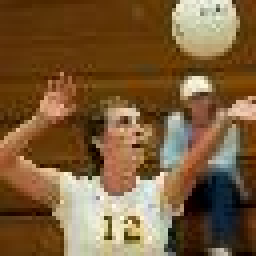
%> input picture test_42.JPEG, 64 x 64 px (shown 4 times larger)
$ octave demo_paper1.m   (GNU Octave 9; MATLAB toolbox functions it lacks are replaced by stand-ins)
%> lines starting %> are read from the running program, lines starting %| are printed output that depends on the picture
### ISTA_FISTA/build_A_matrix_for_blur.m
function [A,blur_kernel_two_dim] = build_A_matrix_for_blur(image_two_dim,initial_blur_kernal_two_dim)

% we will create the Matrix A for the blur problem , where A is the matrix in the cost function:

% \begin{equation}
% \hat{x} = argmin_x { || Ax - b ||^2 + \lambda ||x||_1 }
% \end{equation}

% we will build this A when we are given the kernel for blurring


disp('creating Matrix A for blur problem');

[row,col] = size(image_two_dim);


%%% we will create the blur kernel matrix


    [row_m, col_n ] = size(image_two_dim);
    A1 = zeros(row_m,col_n);
    [row_A, col_A ] = size(initial_blur_kernal_two_dim);
    A1(1:row_A,1:col_A) = initial_blur_kernal_two_dim;
    blur_kernel_two_dim = circshift(A1,[-floor(row_A/2),-floor(col_A/2)]);
 %%


A_row = zeros(row,row*col);
for i=0:row-1
    blur_kernel_two_dim_shift = circshift(blur_kernel_two_dim,[i,0]);
    A_row(i+1,:) = blur_kernel_two_dim_shift(:)';
end
for j=0:col-1
    A_row_shift = circshift(A_row,[0,j*row]);
    A(j*row+1:(j+1)*row,:) = A_row_shift;
end

### ISTA.m
function [output_image, cost_function_per_iter  , RMSE_per_iter , PSNR_per_iter] = ISTA(actual_image, A,b,x_initial,argument_struct, A_function)


%unpacking the parameters from the argument structure

%
to_use_fista = argument_struct.to_use_fista;
to_show = argument_struct.to_show;
l_regularization_parameter = argument_struct.l_regularization_parameter;
number_of_iterations = argument_struct.number_of_iterations;
tolerance_epsilon = argument_struct.tolerance_epsilon;

parameter_for_linesearch = argument_struct.parameter_for_linesearch ;
to_use_linesearch = argument_struct.to_use_linesearch ;
objective_function=argument_struct.objective_function ;
gradient_function = argument_struct.gradient_function ;
hessian_function = argument_struct.hessian_function ;


%initializing variables


A_transpose_A = A'*A;
%getting the Lipschitz constant
Lipschitz = max(eig(A_transpose_A));
l_inv = 1/Lipschitz;


%initializing
x_iter_k = x_initial;


cost_of_objective_function_given_x  = func(x_initial,b,A,l_regularization_parameter);


%building the variables to store cost function, RMSE, PSNR


cost_function_per_iter = cost_of_objective_function_given_x;
RMSE_per_iter = RMSE(actual_image, x_iter_k);
PSNR_per_iter = PSNR_ratio(actual_image, x_iter_k);


fprintf('%6s %9s %9s\n','iteration Count','Cost Function');
fprintf('%6i %9.2e %9.2e\n',0,cost_of_objective_function_given_x);
%starting the timer
tic;

%loop iteration for optimizing the cost function
for loop_count = 1:number_of_iterations
    %initialize variables
    x_iter_k_minus_1 = x_iter_k;

    degraded_image_vector = x_iter_k - l_inv*(A_transpose_A*x_iter_k-A'*b);

    x_iter_k = subplus(abs(degraded_image_vector)-l_regularization_parameter/Lipschitz) .* sign(degraded_image_vector); % shrinkage operation

       %to update the 3 variables to compare the iteration performance
       cost_function_per_iter = [cost_function_per_iter; func(x_iter_k,b,A,l_regularization_parameter)];
       RMSE_per_iter = [RMSE_per_iter ; RMSE(actual_image, x_iter_k)];
       PSNR_per_iter = [PSNR_per_iter ; PSNR_ratio(actual_image, x_iter_k)];

    if to_show > 0
        fprintf('%6i %9.2e %9.2e\n',loop_count,func(x_iter_k,b,A,l_regularization_parameter));
    end
    if norm(x_iter_k-x_iter_k_minus_1)/norm(x_iter_k_minus_1) < tolerance_epsilon
        fprintf('%6i %9.2e %9.2e\n',loop_count,func(x_iter_k,b,A,l_regularization_parameter));
        fprintf('  converged at %dth iterations\n',loop_count);
        break;
    end


end
toc;

% update return value
output_image = x_iter_k;


function cost_of_objective_function_given_x = func(x_iter_k,b,A,l_regularization_parameter)
    x_hat = b - A*x_iter_k;
cost_of_objective_function_given_x = 0.5*(x_hat)'*x_hat + l_regularization_parameter*sum(abs(x_iter_k));


% end

### building_calling_parameters.m
function [argument_struct] = building_calling_parameters(fun_obj ,c_constrained_ls )


    %this function just builds the parameters for the calling of the ISTA/FISTA

    argument_struct.parameter_for_linesearch = 0.5;
    argument_struct.to_use_linesearch = 1;        % 1 for linesearch, 2 for backtracking


    argument_struct.number_of_iterations = 5000;   %100  , 1000
    argument_struct.l_regularization_parameter = 0.01;
    argument_struct.tolerance_epsilon =  10^(-5);   %epsilon error in cost function allowed =10^(-5)

    argument_struct.objective_function = @objective_function_l1;
    argument_struct.gradient_function = @gradient_function_l1_grad;
    argument_struct.hessian_function = @hessian_function_l1_hessian;

    argument_struct.to_use_fista = 2        %valid optionss are 1 and 2
    argument_struct.constrained_least_square = c_constrained_ls;

    argument_struct.to_show = 0;  % 0 , 1 , 2 are the options , 0 by default , 1 showing log values, 2 plots figure and shows values too

### demo_paper1.m


% \begin{equation}
% \hat{x} = argmin_x { || Ax - b ||^2 + \lambda ||x||_1 }
% \end{equation}

% In the paper the Degradation Model,
%i.e. the matrix $\mathbf{A}$ is chosen as $ \mathbf{A} = \mathbf{R} \mathbf{W}$ where $\mathbf{R}$
%is the blurring matrix and $\mathbf{W}$ contains a wavelet basis
% (i.e., multiplying by $\mathbf{W}$ corresponds to performing inverse wavelet transform).
% \\
% We assumed the degradation model as :
% \[
% b = Ax = RW x = R x

% \]
% because we asssume $\mathbf{A} = \mathbf{R} \mathbf{W}$, the matrix corresponding to wavelet transform is $\mathbf{W} = \mathbf{I}$ in our assumed case.
% \\
%


clear; close all;
%augment path to use the folders of the project
addpath(genpath('.'));


%code to load the image to a a variable

initial_image_read = im2double(imread('test_42.JPEG'));
% load x_2d ;
% initial_image_read  = x_2d;

%convert to grayscale
image_as_matrix =  im2gray( initial_image_read);
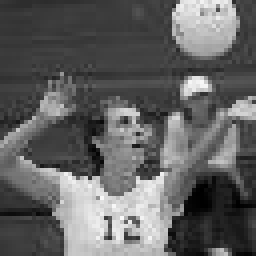
%> image_as_matrix: size 64x64 double (shown 4 times larger); min 0.000894, max 0.983, mean 0.384


%below are some trivial images, generated by hand to see the performance on the algorithms
%skip this image definition part
% image_as_matrix = initial_image_read(1:100,1:100); % original image (20x20)

% image_as_matrix = initial_image_read;

% image_as_matrix = [ 0,0,0,0,0,0,0,0,0,0 , 0,0,0,0,0,0,0,0,0,1 ;
%     0,0,0,0,0,0,0,0,0,0, 0,0,0,0,0,0,0,0,1,1;
%     0,0,0,0,0,0,0,0,0,0, 0,0,0,0,0,0,0,1,1,1;
%     0,0,0,0,0,0,0,0,0,0, 0,0,0,0,0,0,1,1,1,1;
%     0,0,0,0,0,0,0,0,0,0, 0,0,0,0,0,1,1,1,1,1;
%     0,0,0,0,0,0,0,0,0,0, 0,0,0,0,1,1,1,1,1,1;
%     0,0,0,0,0,0,0,0,0,0, 0,0,0,1,1,1,1,1,1,1;
%     0,0,0,0,0,0,0,0,0,0, 0,0,1,1,1,1,1,1,1,1;
%     0,0,0,0,0,0,0,0,0,0, 0,0,1,1,1,1,1,1,1,1;
%     0,0,0,0,0,0,0,0,0,0, 0,1,1,1,1,1,1,1,1,1;
%     0,0,0,0,0,0,0,0,0,0, 1,1,1,1,1,1,1,1,1,1;
%     0,0,0,0,0,0,0,0,0,1, 1,1,1,1,1,1,1,1,1,1;
%     0,0,0,0,0,0,0,0,0,1, 1,1,1,1,1,1,1,1,1,1;
%     0,0,0,0,0,0,0,0,1,1, 1,1,1,1,1,1,1,1,1,1;
%     0,0,0,0,0,0,0,1,1,1, 1,1,1,1,1,1,1,1,1,1;
%     0,0,0,0,0,0,1,1,1,1, 1,1,1,1,1,1,1,1,1,1;
%      0,0,0,0,0,1,1,1,1,1, 1,1,1,1,1,1,1,1,1,1;
%       0,0,0,0,1,1,1,1,1,1, 1,1,1,1,1,1,1,1,1,1;
%        0,0,0,1,1,1,1,1,1,1, 1,1,1,1,1,1,1,1,1,1;
%         0,0,1,1,1,1,1,1,1,1, 1,1,1,1,1,1,1,1,1,1;
%          0,1,1,1,1,1,1,1,1,1, 1,1,1,1,1,1,1,1,1,1;
%          1,1,1,1,1,1,1,1,1,1, 1,1,1,1,1,1,1,1,1,1;]
%
%
% image_as_matrix = [ 0,0,0,0,0,0,0,0,0,0 , 0,0,0,0,0,0,0,0,0,1 ;
%     0,0,0,0,0,0,0,0,0,0, 0,0,0,0,0,0,0,0,1,1;
%     0,0,0,0,0,0,0,0,0,0, 0,0,0,0,0,0,0,1,1,1;
%     0,0,0,0,0,0,0,0,0,0, 0,0,0,0,0,0,1,1,1,1;
%     0,0,0,0,0,0,0,0,0,0, 0,0,0,0,0,1,1,1,1,1;
%     0,0,0,0,0,0,0,0,0,0, 0,0,0,0,1,1,1,1,1,1;
%     0,0,0,0,0,0,0,0,0,0, 0,0,0,1,1,1,1,1,1,1;
%     0,0,0,0,0,0,0,0,0,0, 0,0,1,1,1,1,1,1,1,1;
%     0,0,0,0,0,0,0,0,0,0, 0,0,1,1,1,1,1,1,1,1;
%     0,0,0,0,0,0,0,0,0,0, 0,1,1,1,1,1,1,1,1,1;
%     0,0,0,0,0,0,0,0,0,0, 1,1,1,1,1,1,1,1,1,1;
%     0,0,0,0,0,0,0,0,0,1, 1,1,1,1,1,1,1,0,0,1;
%     0,0,0,0,0,0,0,0,0,1, 1,1,1,1,1,1,1,0,0,1;
%     0,0,0,0,0,0,0,0,1,1, 1,1,0,0,1,1,1,0,0,1;
%     0,0,0,0,0,0,0,1,1,1, 1,1,0,0,1,1,1,0,0,1;
%     0,0,0,0,0,0,1,1,1,1, 1,1,0,0,1,1,1,0,0,1;
%      0,0,0,0,0,1,1,1,1,1, 1,1,0,1,1,1,1,1,1,1;
%       0,0,0,0,1,1,1,1,1,1, 1,0,1,1,1,1,1,1,1,1;
%        0,0,0,1,1,1,1,1,1,1, 0,0,0,1,1,1,1,1,1,1;
%         0,0,1,1,1,1,1,1,1,1, 1,1,1,1,1,1,1,1,1,1;
%          0,1,1,1,1,1,1,1,1,1, 1,1,1,1,1,1,1,1,1,1;
%          1,1,1,1,1,1,1,1,1,1, 1,1,1,1,1,1,1,1,1,1;]
%

% image_as_matrix = zeros(20);
% image_as_matrix(10,10) = 1;
% image_as_matrix(15,10) = 1;
% image_as_matrix(10,15) = 1;
% image_as_matrix(10,11) = 1;
% image_as_matrix(11,10) = 1;
%


%% blur kernel & laplacian kernel
% The image went through a Gaussian blur of size 9 � 9
% and standard deviation 4 (applied by the MATLAB function fspecial)
blur_filter_as_matrix = fspecial('gaussian',[9,9],4);


laplacian_filter_as_matrix = [0 0.25 0; 0.25 -1 0.25; 0 0.25 0]; % 2D Laplacian
tic;
[c,c_2d] = build_A_matrix_for_blur(image_as_matrix,laplacian_filter_as_matrix);
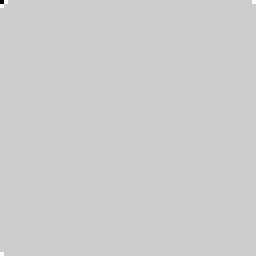
%> c_2d: size 64x64 double (shown 4 times larger); min -1, max 0.25, mean 0; mean of the top-left, top-right, bottom-left and bottom-right quarters -0.000488, 0.000244, 0.000244, 0; drawn with min black and max white
 toc;
%% create A matrix
tic;
[A,A_matrix_two_dim] = build_A_matrix_for_blur(image_as_matrix,blur_filter_as_matrix);
%> in build_A_matrix_for_blur (call 2), `A1(1:row_A,1:col_A) = initial_blur_kernal_two_dim;`:
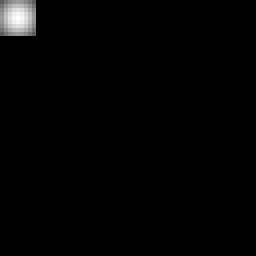
%> A1: size 64x64 double (shown 4 times larger); min 0, max 0.0181, mean 0.000244; drawn with min black and max white
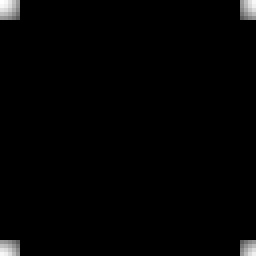
%> A_matrix_two_dim: size 64x64 double (shown 4 times larger); min 0, max 0.0181, mean 0.000244; mean of the top-left, top-right, bottom-left and bottom-right quarters 0.000314, 0.00024, 0.00024, 0.000183; drawn with min black and max white
 toc;


%NOW WE HAVE THE IMAGE IN A MATRIX FORM
 % vectorization of matrix-image to 1d vector
 x = image_as_matrix(:);
%> x = 4096 values, max 0.983 at index 1975, min 0.000894 at index 3251, mean 0.384


%% Starting applying the blur operator as a Matrix vector multiplication

%operating the Blur matrix to our image
b = A*x;
%> b = 4096 values, max 0.847 at index 1461, min 0.0657 at index 3315, mean 0.384
blurred_image_two_dim = reshape(b,size(image_as_matrix));    % reshape the blurred image to 2D matrix
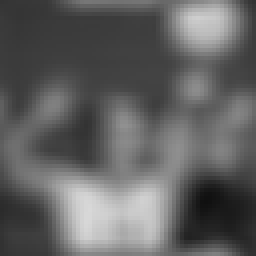
%> blurred_image_two_dim: size 64x64 double (shown 4 times larger); min 0.0657, max 0.847, mean 0.384

%uncomment following line to add noise to the blurred image
% blurred_image_two_dim = imnoise(blurred_image_two_dim_b,'gaussian',0,0.001);  % add noise to the blurred image


% to change this figurer plotting manner
figure('Position',[400,400,200,200]),imshow(image_as_matrix);title('original');caxis([0,1]);
figure('Position',[400,400,200,200]),imshow(blurred_image_two_dim);title('degraded');caxis([0,1]);


% we know the degraded image, the blur kernel as big matrix
% we are solving for the unknown image, x


% initializing the parameters to be passed as arguments to the different Iterative Shrinkage-Thresholding Algorithms

% to use the objective function Least sqaure with L1 norm, use fun_obj = 1
fun_obj = 1 ;
c_constrained_ls = c;
 argument_struct = building_calling_parameters(fun_obj,c_constrained_ls);
%> argument_struct = {parameter_for_linesearch 0.5, to_use_linesearch 1, number_of_iterations 5000, l_regularization_parameter 0.01, tolerance_epsilon 1e-05, to_use_fista 2}


 %to initialize initial guess of x
 x_initial = b;
%> x_initial has the same summary as b


%IMPLEMENTING ITERATIVE SHRINKAGE-THRESHOLDING ALGORITHM (ISTA)
fprintf('ISTA \n');
[image_after_ISTA , ISTA_cost_function_per_iter  , ISTA_RMSE_per_iter , ISTA_PSNR_per_iter] = ISTA(x,A,b,x_initial,argument_struct,0);
%> in ISTA, `to_use_fista = argument_struct.to_use_fista;`: to_use_fista = 2
%> in ISTA, `to_show = argument_struct.to_show;`: to_show = 0
%> in ISTA, `l_regularization_parameter = argument_struct.l_regularization_parameter;`: l_regularization_parameter = 0.01
%> in ISTA, `number_of_iterations = argument_struct.number_of_iterations;`: number_of_iterations = 5000
%> in ISTA, `tolerance_epsilon = argument_struct.tolerance_epsilon;`: tolerance_epsilon = 1e-05
%> in ISTA, `parameter_for_linesearch = argument_struct.parameter_for_linesearch ;`: parameter_for_linesearch = 0.5
%> in ISTA, `to_use_linesearch = argument_struct.to_use_linesearch ;`: to_use_linesearch = 1
%> (the run ends here)
